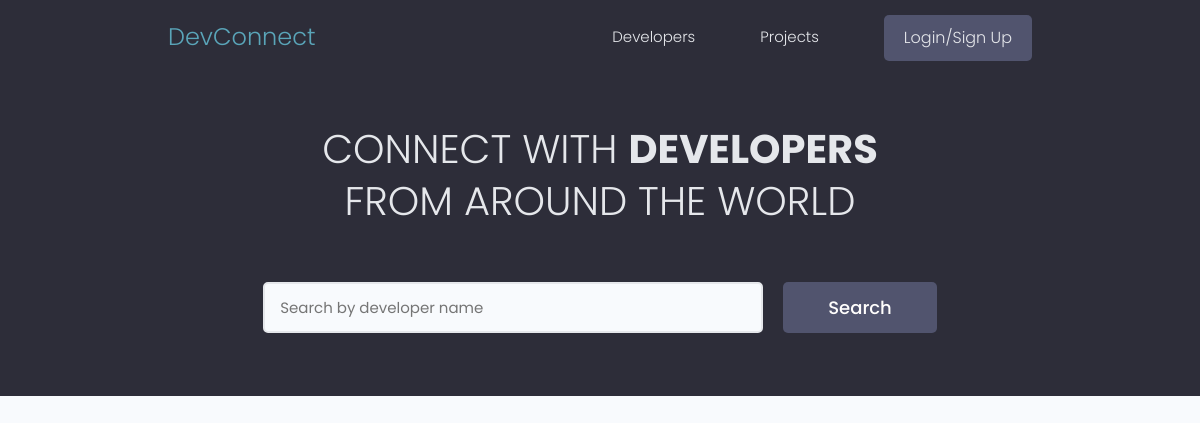
The app's page /, older data.
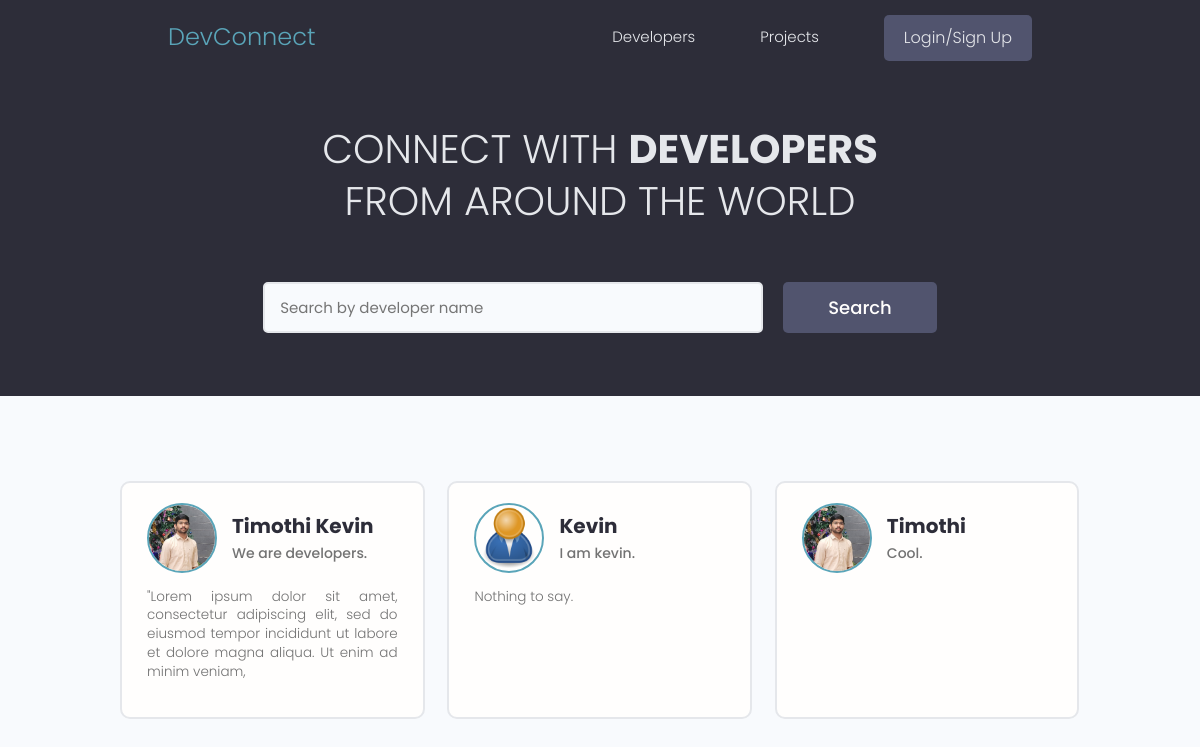
The same page, newer data.
### users/models.py (models this page shows, shortened)
class Profile(models.Model):
    user = models.OneToOneField(User, on_delete=models.CASCADE, null=True, blank=True)
    name = models.CharField(max_length=200, blank=True, null=True)
    email = models.EmailField(max_length=500, blank=True, null=True)
    username = models.CharField(max_length=200, blank=True, null=True)
    location = models.CharField(max_length=200, blank=True, null=True)
    short_intro = models.CharField(max_length=200, blank=True, null=True)
    bio = models.TextField(blank=True, null=True)
    profile_image = models.ImageField(null=True, blank=True, upload_to='profiles/', default='profiles/default-profile-picture.png')
    social_github = models.CharField(max_length=200, blank=True, null=True)
    social_twitter = models.CharField(max_length=200, blank=True, null=True)
    social_linkedin = models.CharField(max_length=200, blank=True, null=True)
    social_youtube = models.CharField(max_length=200, blank=True, null=True)
    social_website = models.CharField(max_length=200, blank=True, null=True)
    created = models.DateTimeField(auto_now_add = True)
    id = models.UUIDField(default= uuid.uuid4, unique = True, primary_key = True, editable = False)

### users/views.py (the view)
# urls.py: path('', views.profiles, name="profiles"),
def profiles(request):
    profiles = Profile.objects.all()
    context = {'profiles' : profiles}
    return render(request, 'users/profiles.html', context)

### users/templates/users/profiles.html (shortened to what this page needs)
{% extends 'main.html' %}
{% block content %}
<main class="home">
    <section class="hero-section text-center">
      <div class="container container--narrow">
        <div class="hero-section__box">
          <h2>CONNECT WITH <span>DEVELOPERS</span></h2>
          <h2>FROM AROUND THE WORLD</h2>
        </div>
        <div class="hero-section__search">
          <form class="form" action="{% url 'profiles' %}" method="get">
            <div class="form__field">
              <input class="input input--text" id="formInput#search" type="text" name="text"
                placeholder="Search by developer name" />
            </div>
            <input class="btn btn--sub btn--lg" type="submit" value="Search" />
          </form>
        </div>
      </div>
    </section>
    <section class="devlist">
      <div class="container">
        <div class="grid grid--three">
          {% for profile in profiles %}
          <div class="column card">
            <div class="dev">
              <a href="{% url 'user-profile' profile.id %}" class="card__body">
                <div class="dev__profile">
                  <img class="avatar avatar--md" src="{{ profile.profile_image.url}}" alt="profile-image" />
                  <div class="dev__meta">
                    <h3>{{ profile.name }}</h3>
                    <h5>{{ profile.short_intro|slice:"60"}}</h5>
                  </div>
                </div>
                <p class="dev__info">
                  {{ profile.bio|slice:"150"}}
                </p>
              </a>
            </div>
          </div>
          {% endfor %}
        </div>
      </div>
    </section>
  </main>
{% endblock content %}

Row changes from the older to the newer data that the page shows:
added Profile: profile_image (placeholder picture), name "Timothi Kevin", short_intro "We are developers.", bio "\"Lorem ipsum dolor sit amet, consectetur adipiscing elit, sed do eiusmod tempor incididunt ut labore et dolore magna aliqua. Ut enim ad minim veniam,"
added Profile: profile_image (placeholder picture), name "Kevin", short_intro "I am kevin.", bio "Nothing to say."
added Profile: profile_image (picture), name "Timothi", short_intro "Cool."
